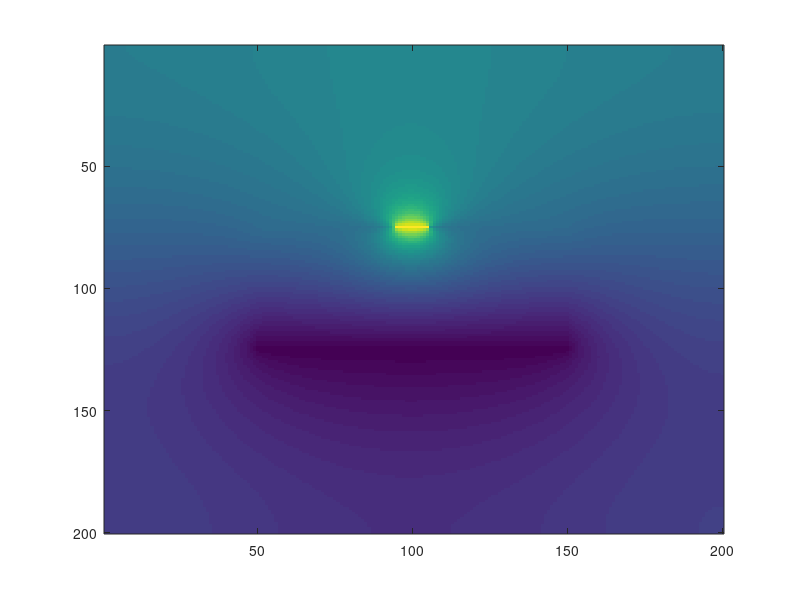
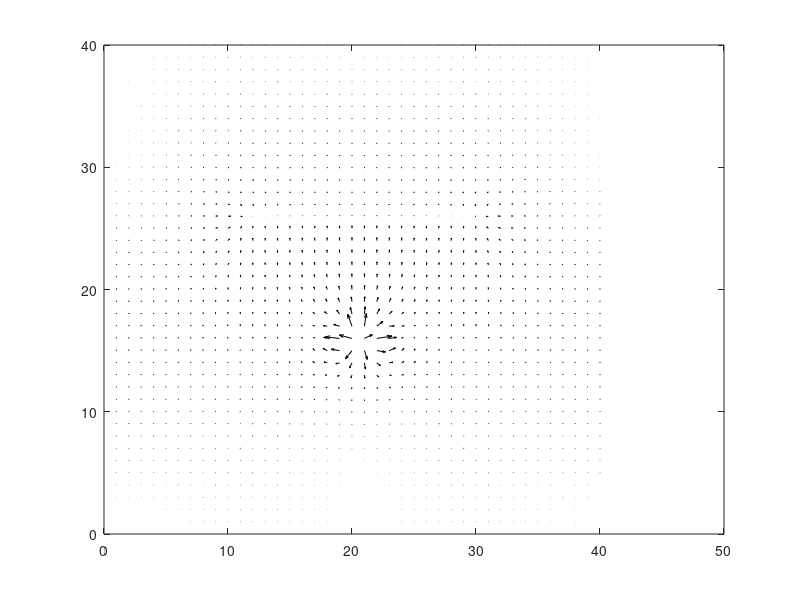

Write MATLAB code to recreate these figures, in order.
%initialize some variables here
clear all;
n = 200;

xdim = n;
ydim = n;

epsr = 12.0;

V_now = 5*ones(xdim, ydim);
V_prev = 5*ones(xdim, ydim);

capx1 = 75;
capx2 = 125;
capy1 = 50;
capy2 = 150;
capytop1 = 95;
capytop2 = 105;
capybot1 = 50;
capybot2 = 150;

V_now(capx1, capy1:capy2) = 10;
V_now(capx2, capy1:capy2) = 0;
error = max(max(abs(V_now - V_prev)));
iter = 0;

k1 = 2.0/(1.0+epsr);
k2 = 2.0*epsr/(1.0+epsr);

%iterate as long as the change in values obtained
%in negligible. In this case, max value change is 0.001

while(error > 0.0001)
iter = iter+1;

V_now(2:xdim-1, 2:ydim-1) = (V_now(1:xdim-2, 2:ydim-1) + V_now(3:xdim, 2:ydim-1) + V_now(2:xdim-1, 1:ydim-2) + V_now(2:xdim-1, 3:ydim))*0.25;

V_now(capx1, capytop1:capytop2) = 10;
V_now(capx2, capybot1:capybot2) = 0;

V_now(capx1+1:capx2-1, capy1) = (k2*V_prev(capx1+1:capx2-1, capy1+1)+k1*V_prev(capx1+1:capx2-1, capy1-1)+V_prev(capx1+2:capx2, capy1)+V_prev(capx1:capx2-2, capy1))*0.25;
V_now(capx1+1:capx2-1, capy2) = (k1*V_prev(capx1+1:capx2-1, capy2+1)+k2*V_prev(capx1+1:capx2-1, capy2-1)+V_prev(capx1+2:capx2, capy2)+V_prev(capx1:capx2-2, capy2))*0.25;
V_now(capx1, capy1:capy2) = (k1*V_prev(capx1+1, capy1:capy2)+k2*V_prev(capx1-1, capy1:capy2)+V_prev(capx1, capy1+1:capy2+1)+V_prev(capx1, capy2-1:capy2-1))*0.25;

V_now(capx1, capytop1:capytop2) = 10;
V_now(capx2, capybot1:capybot2) = 0;

V_now(2:xdim-1, 1) =  (2*V_now(2:ydim-1, 2) + V_now(3:xdim, 1) + V_now(1:xdim-2, 1))*0.25;
V_now(2:xdim-1, ydim) =  (2*V_now(2:ydim-1, ydim-1) + V_now(3:xdim, ydim) + V_now(1:xdim-2, ydim))*0.25;
V_now(1, 2:ydim-1) =  (2*V_now(2, 2:ydim-1) + V_now(1, 3:ydim) + V_now(1, 1:ydim-2))*0.25;
V_now(xdim, 2:ydim-1) =  (2*V_now(xdim-1, 2:ydim-1) + V_now(xdim, 3:ydim) + V_now(xdim, 1:ydim-2))*0.25;

V_now(1, 1) = (V_now(2, 1) + V_now(1, 2))*0.5;
V_now(xdim, 1) = (V_now(xdim-1, 1) + V_now(xdim, 2))*0.5;
V_now(xdim, ydim) = (V_now(xdim-1, ydim) + V_now(xdim, ydim-1))*0.5;
V_now(1, ydim) = (V_now(1, ydim-1) + V_now(2, ydim))*0.5;


error = max(max(abs(V_now-V_prev)));
V_prev = V_now;

end

imagesc(V_now);

%vector plot plotted using quiver after
%normallizing the vector values
figure;
title('Vector plot of electric field(normallised) at resolution 30 points');
[ex, ey] = gradient(V_now(1:5:xdim, 1:5:ydim), 1, 1);
sz = max(max(sqrt(ex.^2 + ey.^2)));
ex = -ex;
ey = -ey;
exx = ex./sz;
eyy = ey./sz;
quiver(exx, eyy, 'k-');